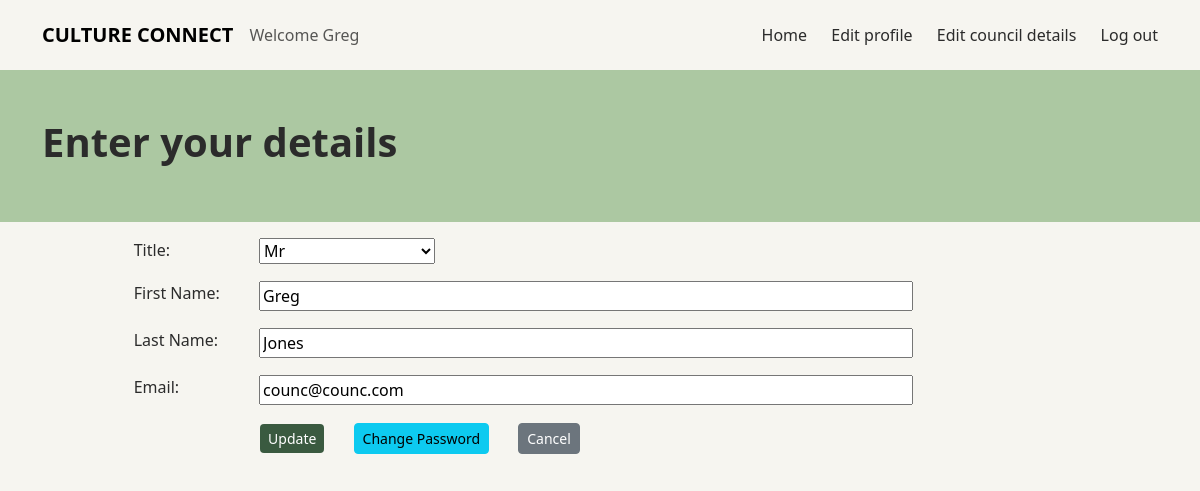
The page /CultureConnect/02ManageUser.php (signed in) on the database its author committed.
### tables this page shows
CREATE TABLE `user` (
  `userIdPk` int(13) NOT NULL,
  `userFirstName` varchar(200) NOT NULL,
  `userLastName` varchar(200) NOT NULL,
  `userEmail` varchar(200) NOT NULL,
  `userPassword` varchar(200) NOT NULL,
  `userTitle` varchar(200) NOT NULL,
  `userRole` int(13) NOT NULL,
  `roleId` int(11) NOT NULL DEFAULT 0
);

### CultureConnect/include/getUserInfo.php (called while the page is built, shortened)
<?php
    include 'config.php';
    if (isset($_SESSION['role']) || isset($_SESSION['role_id'])){
        if ($_SESSION['role'] == 4 && isset($_GET['uId'])){
            $user_id = $_GET['uId'];
            $role_id = $_GET['rId'];
            $role = $_GET['role'];
        } else {
            $user_id = $_SESSION['user_id'];
        }
        $stmt = $connection->prepare("SELECT * FROM user WHERE userIdPk = ?");
        $stmt->bind_param("i", $user_id);
        $stmt->execute();
        $result = $stmt->get_result();
        if ($result->num_rows > 0) {
            $row = $result->fetch_assoc();
            $first_name = $row["userFirstName"];
            $last_name = $row["userLastName"] ;
            $title = $row["userTitle"] ;
            $email = $row["userEmail"] ;
        } else {
            throw new Exception("Error fetching user information for user ID: $user_id - " . $stmt->error);
        }
    } else {
        throw new Exception("Error - Session not established or user not logged in");
    }
?>

### CultureConnect/02ManageUser.php (the view, shortened to what this page needs)
<!DOCTYPE html>
<html lang="en">
<head>
    <link href="https://cdn.jsdelivr.net/npm/bootstrap@5.3.8/dist/css/bootstrap.min.css" rel="stylesheet">
    <link href="css/style.css" rel="stylesheet">
</head>
<body>
    <?php
        include ('include/config.php');
        include ('include/getUserInfo.php');
    ?>
    <div id="header"><?php include('templates/template_navbar.php'); ?></div>
    <section class = "text-left py-5" style="background-color:#ACC8A2;"><div class="container"><h1>Enter your details</h1></div></section>
    <section class = "text-left py-2">
        <div class = "container" id="register_user_" >
            <form id="AddUser" name="AddUser" action="include/updateUser.php" method="post" width=65% novalidate>
                <table class="table">
                    <tr>
                        <td><label for='title_select'>Title:</label></td>
                        <td><select id='title_select' name='title_select' width = 50%>
                    <?php
                                if ($title == 'Mr') {echo "<option value='Mr' selected>Mr</option>";} else {echo "<option value='Mr'>Mr</option>";}
                    ?>
                            </select></td>
                    </tr>
                    <tr>
                        <td><label for='firstname'>First Name:</label></td>
                        <?php echo "<td><input type='text' id='firstname' name='firstname' required size='65%' value='" . $first_name . "'></td>";?>
                    </tr>
                    <tr>
                        <td><label for='lastname'>Last Name:</label></td>
                        <?php echo "<td><input type='text' id='lastname' name='lastname' required size='65%' value='" . $last_name . "'></td>";?>
                    </tr>
                    <tr>
                        <td><label for='email'>Email:</label></td>
                        <?php echo "<td><input type='email' id='email' name='email' required size='65%' value='" . $email . "'></td>";?>
                    </tr>
                    <tr>
                        <td><label for=""></label></td>
                        <td><table>
                            <tr>
                                <td>
                                <input class='btn btn-custom btn-sm' style="margin-right:25px;" type="submit" value="Update" name="update">
                                <button type='button' class='btn btn-info btn-sm' style="margin-right:25px;" data-bs-toggle='modal' data-bs-target='#changePasswordModal'>Change Password</button>
                                <input class='btn btn-secondary btn-sm' style="margin-right:25px"action="action" type="button" value="Cancel"
                                        onclick="window.history.go(-1); return false;">
                                </td>
                            </tr>
                        </td></table>
            </form>
        </div>
    </section>
</body>
</html>

### CultureConnect/css/style.css (style rules this page uses)
:root { --primary: #3A5A40; --secondary: #ACC8A2; --light: #F6F5F0; --dark: #2B2B2B; }
body { background-color: var(--light); color: var(--dark); }
h1 { font-size: 2.5rem; font-weight: 700; }
.btn-custom { background-color: var(--primary); color: rgb(236, 222, 222); }
.btn-custom { background-color: #3A5A40; color: white; border: none; }

### rows shown on the page
user: title_select "Mr", firstname "Greg", lastname "Jones", email "counc@counc.com"

### other values the page prints
$_SESSION['name'] "Greg"
